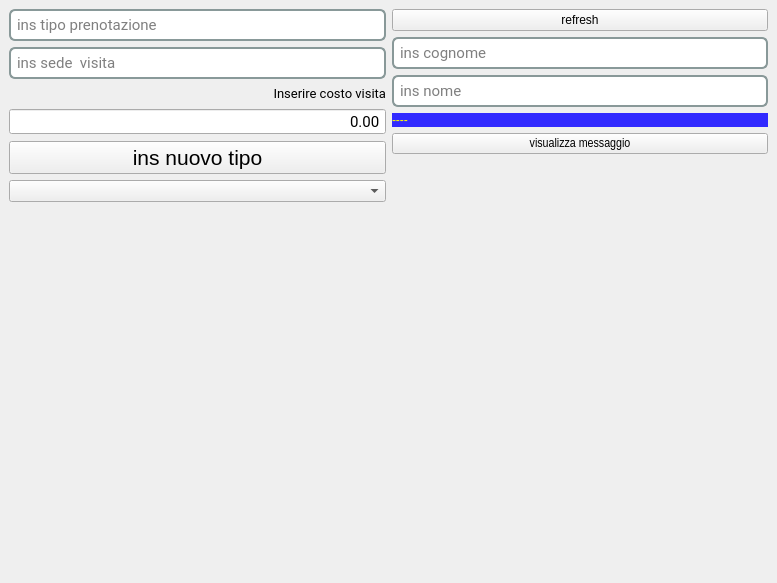
<?xml version="1.0" encoding="UTF-8"?>
<ui version="4.0">
 <class>MainWindow</class>
 <widget class="QMainWindow" name="MainWindow">
  <property name="geometry">
   <rect>
    <x>0</x>
    <y>0</y>
    <width>777</width>
    <height>583</height>
   </rect>
  </property>
  <property name="windowTitle">
   <string>MainWindow</string>
  </property>
  <widget class="QWidget" name="centralwidget">
   <layout class="QHBoxLayout" name="horizontalLayout">
    <item>
     <layout class="QVBoxLayout" name="verticalLayout_3">
      <item>
       <widget class="QLineEdit" name="elTipo">
        <property name="font">
         <font>
          <family>Roboto</family>
          <pointsize>11</pointsize>
         </font>
        </property>
        <property name="styleSheet">
         <string notr="true">border:2px solid #899999;border-radius:6;
padding:4px;</string>
        </property>
        <property name="placeholderText">
         <string>ins tipo prenotazione</string>
        </property>
       </widget>
      </item>
      <item>
       <widget class="QLineEdit" name="elSede">
        <property name="font">
         <font>
          <family>Roboto</family>
          <pointsize>11</pointsize>
         </font>
        </property>
        <property name="styleSheet">
         <string notr="true">border:2px solid #899999;border-radius:6;
padding:4px;</string>
        </property>
        <property name="placeholderText">
         <string>ins sede  visita</string>
        </property>
       </widget>
      </item>
      <item>
       <widget class="QLabel" name="label">
        <property name="font">
         <font>
          <family>Roboto</family>
          <pointsize>10</pointsize>
         </font>
        </property>
        <property name="text">
         <string>Inserire costo visita</string>
        </property>
        <property name="alignment">
         <set>Qt::AlignRight|Qt::AlignTrailing|Qt::AlignVCenter</set>
        </property>
       </widget>
      </item>
      <item>
       <widget class="QDoubleSpinBox" name="spCosto">
        <property name="font">
         <font>
          <family>Roboto</family>
          <pointsize>11</pointsize>
         </font>
        </property>
        <property name="alignment">
         <set>Qt::AlignRight|Qt::AlignTrailing|Qt::AlignVCenter</set>
        </property>
        <property name="buttonSymbols">
         <enum>QAbstractSpinBox::NoButtons</enum>
        </property>
        <property name="maximum">
         <double>9999.989999999999782</double>
        </property>
       </widget>
      </item>
      <item>
       <widget class="QPushButton" name="btnPlus">
        <property name="font">
         <font>
          <pointsize>16</pointsize>
         </font>
        </property>
        <property name="text">
         <string>ins nuovo tipo</string>
        </property>
       </widget>
      </item>
      <item>
       <widget class="QComboBox" name="cbTipo"/>
      </item>
      <item>
       <spacer name="verticalSpacer">
        <property name="orientation">
         <enum>Qt::Vertical</enum>
        </property>
        <property name="sizeHint" stdset="0">
         <size>
          <width>20</width>
          <height>40</height>
         </size>
        </property>
       </spacer>
      </item>
     </layout>
    </item>
    <item>
     <layout class="QVBoxLayout" name="verticalLayout_4">
      <item>
       <widget class="QPushButton" name="btnRefresh">
        <property name="text">
         <string>refresh</string>
        </property>
       </widget>
      </item>
      <item>
       <widget class="QLineEdit" name="elCognome">
        <property name="font">
         <font>
          <family>Roboto</family>
          <pointsize>11</pointsize>
         </font>
        </property>
        <property name="styleSheet">
         <string notr="true">border:2px solid #899999;border-radius:6;
padding:4px;</string>
        </property>
        <property name="placeholderText">
         <string>ins cognome</string>
        </property>
       </widget>
      </item>
      <item>
       <widget class="QLineEdit" name="elNome">
        <property name="font">
         <font>
          <family>Roboto</family>
          <pointsize>11</pointsize>
         </font>
        </property>
        <property name="styleSheet">
         <string notr="true">border:2px solid #899999;border-radius:6;
padding:4px;</string>
        </property>
        <property name="placeholderText">
         <string>ins nome</string>
        </property>
       </widget>
      </item>
      <item>
       <widget class="QLabel" name="lblMsg">
        <property name="maximumSize">
         <size>
          <width>16777215</width>
          <height>100</height>
         </size>
        </property>
        <property name="autoFillBackground">
         <bool>false</bool>
        </property>
        <property name="styleSheet">
         <string notr="true">background-color:rgb(49, 42, 255);


font: 75 24pt &quot;MS Serif&quot;;



color:#ffff00;</string>
        </property>
        <property name="text">
         <string>----</string>
        </property>
       </widget>
      </item>
      <item>
       <widget class="QPushButton" name="btnWelcome">
        <property name="font">
         <font>
          <family>Arial Narrow</family>
          <pointsize>10</pointsize>
         </font>
        </property>
        <property name="text">
         <string>visualizza messaggio</string>
        </property>
       </widget>
      </item>
      <item>
       <spacer name="verticalSpacer_2">
        <property name="orientation">
         <enum>Qt::Vertical</enum>
        </property>
        <property name="sizeHint" stdset="0">
         <size>
          <width>20</width>
          <height>40</height>
         </size>
        </property>
       </spacer>
      </item>
     </layout>
    </item>
   </layout>
  </widget>
 </widget>
 <resources/>
 <connections/>
</ui>
